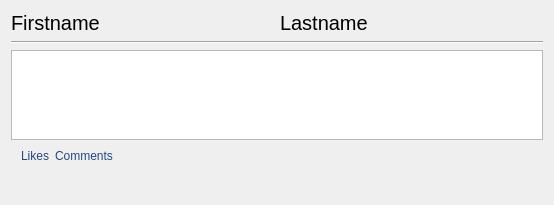
<?xml version="1.0" encoding="UTF-8"?>
<ui version="4.0">
 <class>Form</class>
 <widget class="QWidget" name="Form">
  <property name="geometry">
   <rect>
    <x>0</x>
    <y>0</y>
    <width>554</width>
    <height>205</height>
   </rect>
  </property>
  <property name="windowTitle">
   <string>Form</string>
  </property>
  <layout class="QVBoxLayout" name="verticalLayout">
   <item>
    <layout class="QHBoxLayout" name="horizontalLayout_3">
     <item>
      <widget class="QLabel" name="label_firstname">
       <property name="styleSheet">
        <string notr="true">font-size:15pt</string>
       </property>
       <property name="text">
        <string>Firstname</string>
       </property>
      </widget>
     </item>
     <item>
      <widget class="QLabel" name="label_lastname">
       <property name="styleSheet">
        <string notr="true">font-size:15pt</string>
       </property>
       <property name="text">
        <string>Lastname</string>
       </property>
      </widget>
     </item>
    </layout>
   </item>
   <item>
    <widget class="Line" name="line">
     <property name="orientation">
      <enum>Qt::Horizontal</enum>
     </property>
    </widget>
   </item>
   <item>
    <widget class="QPlainTextEdit" name="plainTextEdit">
     <property name="readOnly">
      <bool>true</bool>
     </property>
    </widget>
   </item>
   <item>
    <layout class="QHBoxLayout" name="horizontalLayout_2">
     <property name="leftMargin">
      <number>10</number>
     </property>
     <property name="rightMargin">
      <number>10</number>
     </property>
     <item>
      <widget class="QLabel" name="likes_label">
       <property name="styleSheet">
        <string notr="true">color:rgb(32, 74, 135)
</string>
       </property>
       <property name="text">
        <string>Likes</string>
       </property>
      </widget>
     </item>
     <item>
      <widget class="QLabel" name="comments_label">
       <property name="styleSheet">
        <string notr="true">color:rgb(32, 74, 135);
</string>
       </property>
       <property name="text">
        <string>Comments</string>
       </property>
      </widget>
     </item>
     <item>
      <spacer name="horizontalSpacer_2">
       <property name="orientation">
        <enum>Qt::Horizontal</enum>
       </property>
       <property name="sizeHint" stdset="0">
        <size>
         <width>40</width>
         <height>20</height>
        </size>
       </property>
      </spacer>
     </item>
    </layout>
   </item>
   <item>
    <layout class="QHBoxLayout" name="horizontalLayout">
     <item>
      <widget class="QPushButton" name="likeButton">
       <property name="text">
        <string/>
       </property>
       <property name="icon">
        <iconset resource="../resources/resources.qrc">
         <normaloff>:/images/like-empty.png</normaloff>:/images/like-empty.png</iconset>
       </property>
       <property name="iconSize">
        <size>
         <width>25</width>
         <height>25</height>
        </size>
       </property>
       <property name="flat">
        <bool>true</bool>
       </property>
      </widget>
     </item>
     <item>
      <widget class="QPushButton" name="commentButton">
       <property name="text">
        <string/>
       </property>
       <property name="icon">
        <iconset resource="../resources/resources.qrc">
         <normaloff>:/images/comment.png</normaloff>:/images/comment.png</iconset>
       </property>
       <property name="iconSize">
        <size>
         <width>25</width>
         <height>25</height>
        </size>
       </property>
       <property name="flat">
        <bool>true</bool>
       </property>
      </widget>
     </item>
     <item>
      <widget class="QPushButton" name="show_commentButton">
       <property name="styleSheet">
        <string notr="true"/>
       </property>
       <property name="text">
        <string/>
       </property>
       <property name="icon">
        <iconset resource="../resources/resources.qrc">
         <normaloff>:/images/eye.png</normaloff>:/images/eye.png</iconset>
       </property>
       <property name="iconSize">
        <size>
         <width>25</width>
         <height>24</height>
        </size>
       </property>
       <property name="flat">
        <bool>true</bool>
       </property>
      </widget>
     </item>
     <item>
      <spacer name="horizontalSpacer">
       <property name="orientation">
        <enum>Qt::Horizontal</enum>
       </property>
       <property name="sizeHint" stdset="0">
        <size>
         <width>40</width>
         <height>20</height>
        </size>
       </property>
      </spacer>
     </item>
    </layout>
   </item>
  </layout>
 </widget>
 <resources>
  <include location="../resources/resources.qrc"/>
 </resources>
 <connections/>
</ui>
